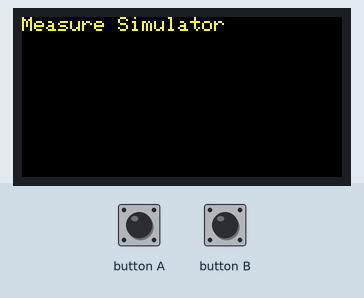
Simulated run of this sketch. Board: ESP32. Shown: 160×80 colour display. The test bench sets the inputs (shaded band). What the sketch prints to the serial monitor is not drawn.

Above: at 1.3 s.
1.4 s: button A pressed for 0.15 s
At 2.7 s:
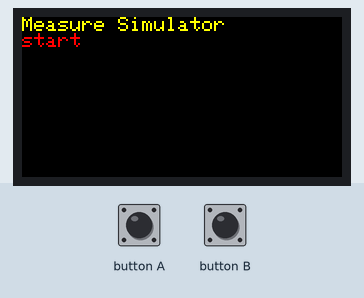
3.0 s: button B pressed for 0.15 s
At 3.9 s:
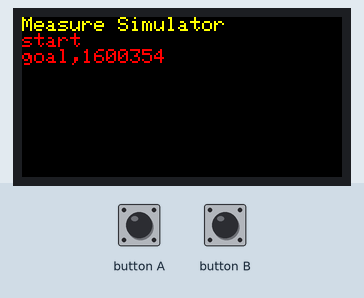
4.6 s: button A pressed for 1 s
At 6.4 s:
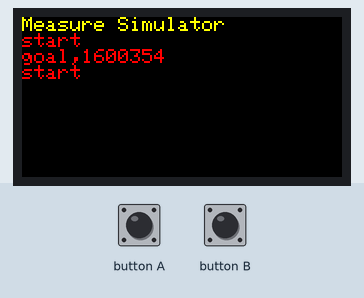
7.1 s: button B pressed for 1 s
At 9.5 s:
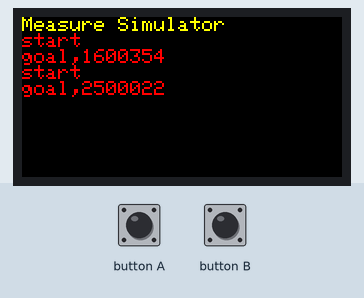
Timing chart, 0 to 10.6 s (numbered marks = the images above; inputs shaded):
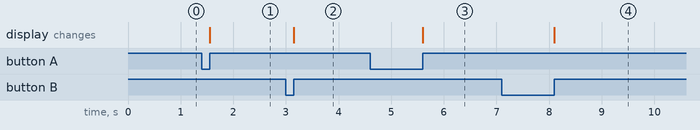

The sketch:

SensorDeviceSimulator.ino
```cpp
/*
  IR ブレークビームを想定した区間時間計測サンプルコード (M5StickC 用)

  【概要】
   - 本コードでは、本来デジタルピン 2（スタートライン）、3（ゴールライン）に接続する
     IR ブレークビームセンサーを想定しています。
   - しかし、M5StickC 上で実行するために、ここではセンサー入力を M5StickC のボタンで
     シミュレートしています。（BtnA → スタートライン通過、BtnB → ゴールライン通過）
   - スタートラインを通過した時点で start_time（micros）を記録し、
     ゴールライン通過時点で end_time を記録して計測区間の時間を求めます。
   - 計測結果は Serial モニタと M5StickC の LCD に表示されます。
   - 実際の IR センサーを使用する場合は、該当箇所の pinMode() や digitalRead() を有効にし、
     センサーの出力ロジックに合わせて検出タイミングを調整してください。

  【センサー想定仕様】（仮）
   - デジタルピン 2：スタートセンサー
   - デジタルピン 3：ゴールセンサー
   - INPUT_PULLUP 利用時：
     センサー出力はビームが「通過」すると LOW、ビームが「遮断」されている時は HIGH。
     （実際のセンサー仕様によってはこの限りではありません）

  【計測の流れ】
   1) スタートライン（BtnA）を通過した瞬間に start_time = micros() を記録。
   2) ゴールライン（BtnB）を通過した瞬間に end_time = micros() を記録。
   3) (end_time - start_time) で区間時間を算出して表示。
   4) 次の計測を行うには、再度スタートラインを通過する（BtnA を押す）ところから始まります。

  【注意事項】
   - ボタンA、B は 「wasReleased()」で押下を判定しています。
   - 本コードはサンプルであり、実際の競技や計測に用いる場合は誤差や環境ノイズを考慮して
     処理を調整してください。

  【出力例 (シリアル/LCD)】
   - "start" （スタートライン通過検出）
   - "goal,123456" （ゴールライン到達時の区間時間 microseconds 単位）
*/

#include <M5StickC.h>

unsigned long start_time = 0;
unsigned long end_time   = 0;
unsigned long current_time = 0;

// スタート・ゴールラインが通過したかを管理するフラグ
bool start_triggered = false;
bool end_triggered   = false;

// 実機センサー使用時のピン設定（現在はコメントアウト）
const int startSensorPin = 2;  // スタートセンサー用
const int endSensorPin   = 3;  // ゴールセンサー用

// センサーの前回状態を保持するための変数
// pullup で HIGH、ビーム通過で LOW に変化する場合を想定（実機に合わせて要修正）
int lastStartState = HIGH;
int lastEndState   = HIGH;

void setup() {
  Serial.begin(115200);
  M5.begin();  // M5StickC の初期化

  // 実機センサー使用時は以下を有効にする
  // pinMode(startSensorPin, INPUT_PULLUP);
  // pinMode(endSensorPin, INPUT_PULLUP);
  //
  // lastStartState = digitalRead(startSensorPin);
  // lastEndState   = digitalRead(endSensorPin);

  // LCD の簡易表示設定
  M5.Lcd.setTextColor(YELLOW);
  M5.Lcd.setRotation(3);
  M5.Lcd.println("Measure Simulator");
  M5.Lcd.setTextColor(RED);
}

void loop() {
  // 実機センサー使用時は以下を有効にし、現状のセンサー出力を読む
  // int currentStartState = digitalRead(startSensorPin);
  // int currentEndState   = digitalRead(endSensorPin);
  //
  // ここでは M5StickC のボタン押下をセンサー通過に見立てる
  int currentStartState = HIGH;
  int currentEndState   = HIGH;

  // M5StickC のイベント更新
  M5.update();

  // ButtonA を離した瞬間をスタートライン通過に見立てる
  if (M5.BtnA.wasReleased()) {
    lastStartState = LOW;
  }
  // ButtonB を離した瞬間をゴールライン通過に見立てる
  if (M5.BtnB.wasReleased()) {
    lastEndState = LOW;
  }

  // スタートライン通過検出
  // 例：センサー出力が「LOW→HIGH」へ変化したとき通過とみなす（実際のセンサー仕様に応じて変更）
  if (lastStartState == LOW && currentStartState == HIGH) {
    // スタートライン通過時刻を記録
    start_time = micros();
    start_triggered = true;
    end_triggered   = false;

    Serial.println("start");
    M5.Lcd.println("start");
  }

  // ゴールライン通過検出
  if (start_triggered && !end_triggered) {
    if (lastEndState == LOW && currentEndState == HIGH) {
      // ゴールライン通過時刻を記録
      end_time = micros();
      end_triggered = true;

      // 計測結果算出 (マイクロ秒単位)
      current_time = end_time - start_time;
      Serial.print("goal,");
      Serial.println(current_time);
      M5.Lcd.print("goal,");
      M5.Lcd.println(current_time);

      // 次回計測に備えてフラグリセット（ライン外れなどで再走行する場合は、改めてスタートライン通過が必要）
      start_triggered = false;
    }
  }

  // センサー状態を更新
  lastStartState = currentStartState;
  lastEndState   = currentEndState;
}
```

Measured:
- after the input at 1.4 s, the display: changes after 0.15 s (image 1)
- after the input at 3.0 s, the display: changes after 0.15 s (image 2)
- after the input at 4.6 s, the display: changes after 1.0 s (image 3)
- after the input at 7.1 s, the display: changes after 1.0 s (image 4)
